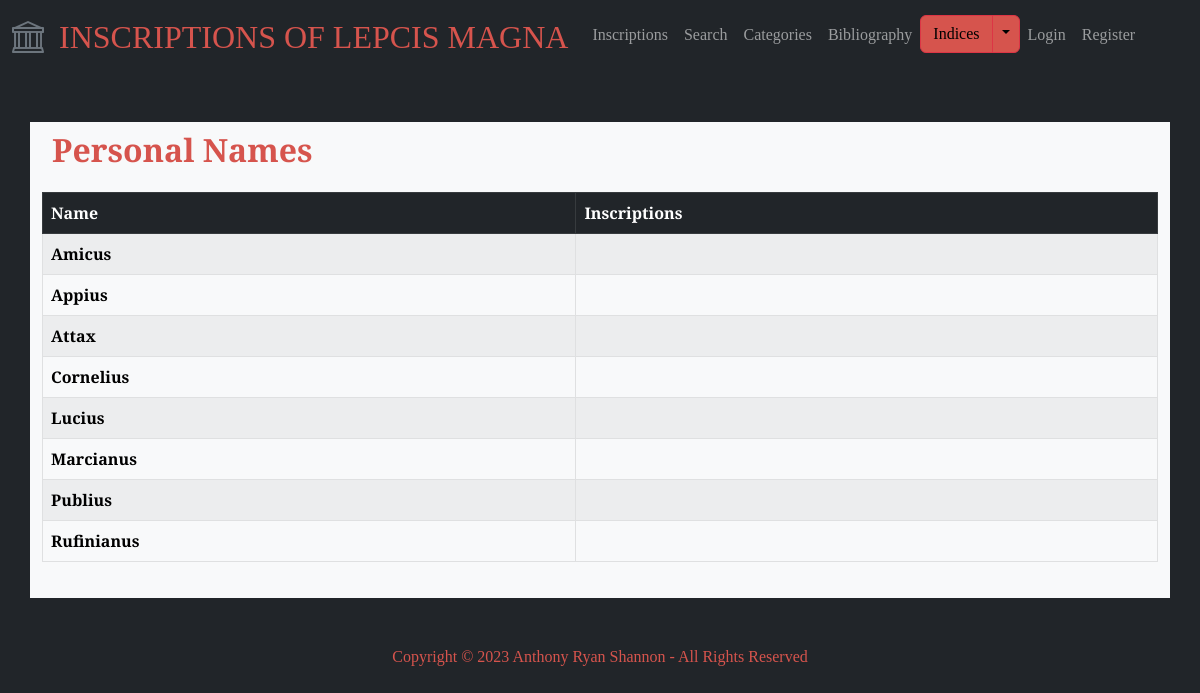
Page /personal_names on the earlier database version.
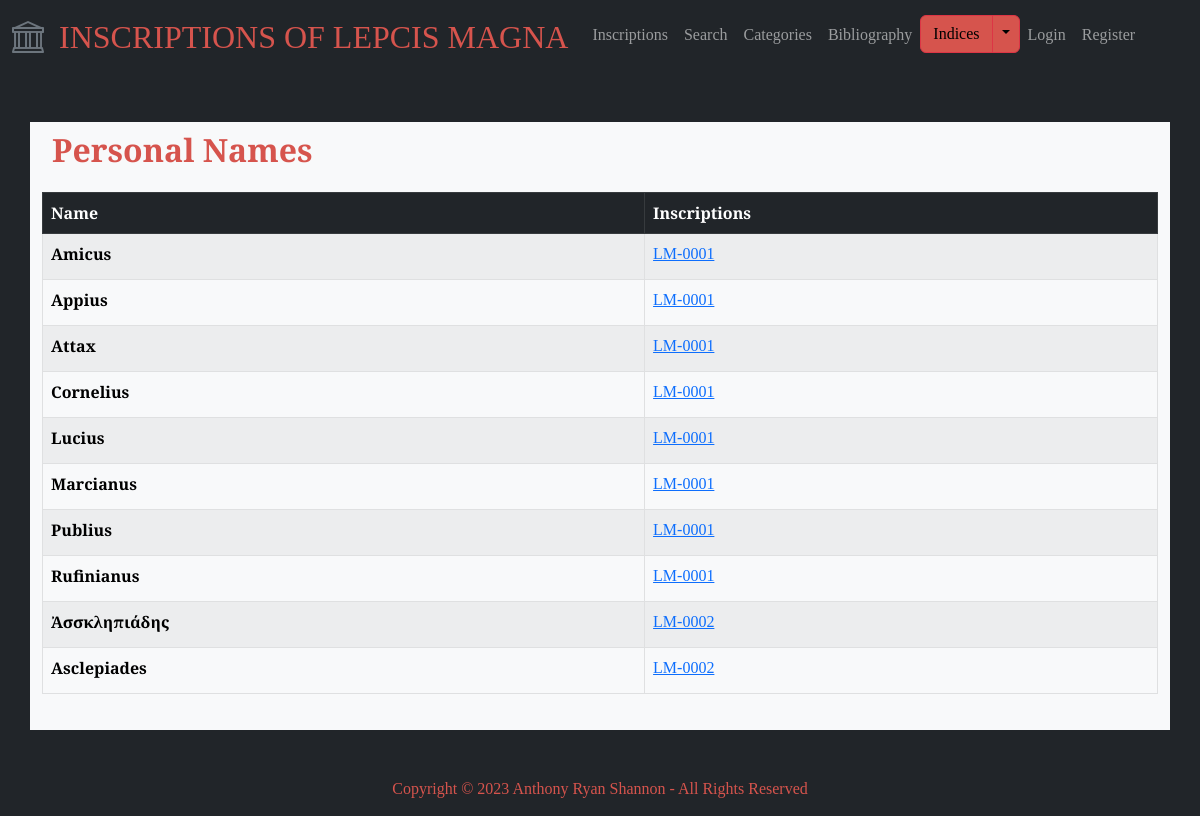
Same page on the later database version.
### lepcismagna/models.py (models this page shows, shortened)
class PersonalName(models.Model):
    name = models.CharField(max_length=50, blank=True)
    inscriptions = models.ManyToManyField('Inscription', blank=True)

class Inscription(models.Model):
    entry_creation_time = models.DateTimeField(auto_now_add=True)
    entry_creator = models.ForeignKey(User, on_delete=models.CASCADE, blank=True, null=True)
    is_validated = models.BooleanField(default=False)
    inscription_id = models.CharField(max_length=20, blank=True)
    title = models.CharField(max_length=100, blank=True)
    description = models.TextField(blank=True)
    materials = models.ManyToManyField('Material', blank=True, related_name='materials')
    object_types = models.ManyToManyField('ObjectType', blank=True, related_name='object_types')
    text = models.TextField(blank=True)
    techniques = models.ManyToManyField('Technique', blank=True, related_name='techniques')
    letters = models.TextField(blank=True)
    languages = models.ManyToManyField('Language', blank=True, related_name='languages')
    date = models.CharField(max_length=50)
    findspot_desc = models.TextField(blank=True)
    associated_inscr = models.ManyToManyField('self', blank=True)
    original_location = models.CharField(max_length=255)
    last_recorded_location = models.CharField(max_length=255)
    repositories = models.ManyToManyField('Repository', blank=True, related_name='repositories')
    categories = models.ManyToManyField('Category', blank=True, related_name='categories')
    transcription_interpretive = models.TextField(blank=True)
    transcription_diplomatic = models.TextField(blank=True)
    transcription_appcrit = models.TextField(blank=True)
    translation_english = models.TextField(blank=True)
    commentary = models.TextField(blank=True)
    epigraphic_references = models.ManyToManyField('EpigraphicReference', blank=True, related_name='epigraphic_references')
    bibliography_text = models.TextField(blank=True)
    bibliography_entries = models.ManyToManyField('Bibliography', blank=True, related_name='bibliography_entries')
    images = models.ManyToManyField('Image', blank=True, related_name='images')
    abbreviations = models.ManyToManyField('Abbreviation', blank=True, related_name='abbreviations')
    age_at_death = models.ManyToManyField('AgeAtDeath', blank=True, related_name='age_at_death')
    divine_sacred_beings = models.ManyToManyField('DivineSacredBeing', blank=True, related_name='divine_sacred_beings')
    emperors_imperial_family = models.ManyToManyField('EmperorImperialFamily', blank=True, related_name='emperors_imperial_family')
    erasures = models.ManyToManyField('Erasure', blank=True, related_name='erasures')
    findspots = models.ManyToManyField('Findspot', blank=True, related_name='findspots')
    fragments = models.ManyToManyField('Fragment', blank=True, related_name='fragments')
    organizations = models.ManyToManyField('Organization', blank=True, related_name='organizations')
    people = models.ManyToManyField('Person', blank=True, related_name='people')
    personal_names = models.ManyToManyField('PersonalName', blank=True, related_name='personal_names')
    place_names = models.ManyToManyField('PlaceName', blank=True, related_name='place_names')
    symbols = models.ManyToManyField('Symbol', blank=True, related_name='symbols')
    words = models.ManyToManyField('Word', blank=True, related_name='words')

### lepcismagna/views.py (the view)
# urls.py: path("personal_names", views.personal_names, name="personal_names"),
def personal_names(request):
    personal_names = PersonalName.objects.all()
    return render(request, "lepcismagna/personal_names.html", {"personal_names": personal_names})

### lepcismagna/templates/lepcismagna/personal_names.html
{% extends "lepcismagna/layout.html" %} {% block body %}
<div class="index-header">
  <h2>Personal Names</h2>
</div>
<table class="table table-striped table-hover table-bordered">
  <thead class="table-dark">
    <tr>
      <th scope="col">Name</th>
      <th scope="col">Inscriptions</th>
    </tr>
  </thead>
  <tbody class="table-light">
    {% for personal_name in personal_names %}
    <tr>
      <th scope="row">{{ personal_name.name }}</th>
      <td>
        <ul id="index-inscription-list">
          {% for inscription in personal_name.inscriptions.all %}
          <li class="inscription-list-item">
            <a
              href="{% url 'inscription_detail' inscription.inscription_id|default:'No inscription ID' %}"
            >
              {{ inscription.inscription_id }}
            </a>
          </li>
          {% endfor %}
        </ul>
      </td>
    </tr>
    {% endfor %}
  </tbody>
</table>
{% endblock %}

Differences in the rows shown:
changed PersonalName "Amicus": gains Inscription (inscription_id "LM-0001")
changed PersonalName "Appius": gains Inscription (inscription_id "LM-0001")
changed PersonalName "Attax": gains Inscription (inscription_id "LM-0001")
changed PersonalName "Cornelius": gains Inscription (inscription_id "LM-0001")
changed PersonalName "Lucius": gains Inscription (inscription_id "LM-0001")
changed PersonalName "Marcianus": gains Inscription (inscription_id "LM-0001")
changed PersonalName "Publius": gains Inscription (inscription_id "LM-0001")
changed PersonalName "Rufinianus": gains Inscription (inscription_id "LM-0001")
added PersonalName: name "Ἀσσκληπιάδης"
now on this page (row edited): Inscription: inscription_id "LM-0002"
added PersonalName: name "Asclepiades"
